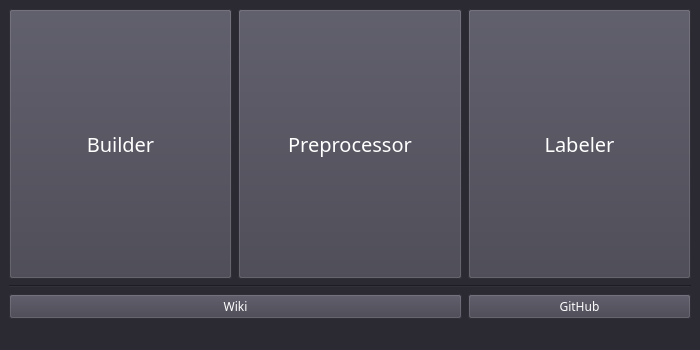
<?xml version="1.0" encoding="UTF-8"?>
<ui version="4.0">
 <class>MainWindow</class>
 <widget class="QMainWindow" name="MainWindow">
  <property name="geometry">
   <rect>
    <x>0</x>
    <y>0</y>
    <width>700</width>
    <height>350</height>
   </rect>
  </property>
  <property name="font">
   <font>
    <family>Nirmala UI Semilight</family>
   </font>
  </property>
  <property name="windowTitle">
   <string>ResiliPy</string>
  </property>
  <property name="styleSheet">
   <string notr="true">background-color: rgb(43, 42, 51);</string>
  </property>
  <widget class="QWidget" name="centralwidget">
   <layout class="QGridLayout" name="gridLayout">
    <item row="0" column="2">
     <widget class="QPushButton" name="buttonLabeler">
      <property name="sizePolicy">
       <sizepolicy hsizetype="Minimum" vsizetype="Preferred">
        <horstretch>0</horstretch>
        <verstretch>0</verstretch>
       </sizepolicy>
      </property>
      <property name="font">
       <font>
        <family>Arial Black</family>
        <pointsize>15</pointsize>
       </font>
      </property>
      <property name="styleSheet">
       <string notr="true">background-color: rgb(66, 65, 77);
color: rgb(255, 255, 255);</string>
      </property>
      <property name="text">
       <string>Labeler</string>
      </property>
     </widget>
    </item>
    <item row="0" column="0">
     <widget class="QPushButton" name="buttonBuilder">
      <property name="sizePolicy">
       <sizepolicy hsizetype="Minimum" vsizetype="Preferred">
        <horstretch>0</horstretch>
        <verstretch>0</verstretch>
       </sizepolicy>
      </property>
      <property name="font">
       <font>
        <family>Arial Black</family>
        <pointsize>15</pointsize>
       </font>
      </property>
      <property name="styleSheet">
       <string notr="true">background-color: rgb(66, 65, 77);
color: rgb(255, 255, 255);</string>
      </property>
      <property name="text">
       <string>Builder</string>
      </property>
     </widget>
    </item>
    <item row="0" column="1">
     <widget class="QPushButton" name="buttonPreprocessor">
      <property name="sizePolicy">
       <sizepolicy hsizetype="Minimum" vsizetype="Preferred">
        <horstretch>0</horstretch>
        <verstretch>0</verstretch>
       </sizepolicy>
      </property>
      <property name="font">
       <font>
        <family>Arial Black</family>
        <pointsize>15</pointsize>
       </font>
      </property>
      <property name="styleSheet">
       <string notr="true">background-color: rgb(66, 65, 77);
color: rgb(255, 255, 255);</string>
      </property>
      <property name="text">
       <string>Preprocessor</string>
      </property>
     </widget>
    </item>
    <item row="2" column="2">
     <widget class="QPushButton" name="buttonGithub">
      <property name="font">
       <font>
        <family>Arial Black</family>
       </font>
      </property>
      <property name="styleSheet">
       <string notr="true">background-color: rgb(66, 65, 77);
color: rgb(255, 255, 255);</string>
      </property>
      <property name="text">
       <string>GitHub</string>
      </property>
     </widget>
    </item>
    <item row="2" column="0" colspan="2">
     <widget class="QPushButton" name="buttonGuide">
      <property name="font">
       <font>
        <family>Arial Black</family>
       </font>
      </property>
      <property name="styleSheet">
       <string notr="true">background-color: rgb(66, 65, 77);
color: rgb(255, 255, 255);</string>
      </property>
      <property name="text">
       <string>Wiki</string>
      </property>
     </widget>
    </item>
    <item row="1" column="0" colspan="3">
     <widget class="Line" name="line">
      <property name="orientation">
       <enum>Qt::Horizontal</enum>
      </property>
     </widget>
    </item>
   </layout>
  </widget>
  <widget class="QStatusBar" name="statusbar"/>
 </widget>
 <resources/>
 <connections/>
</ui>
